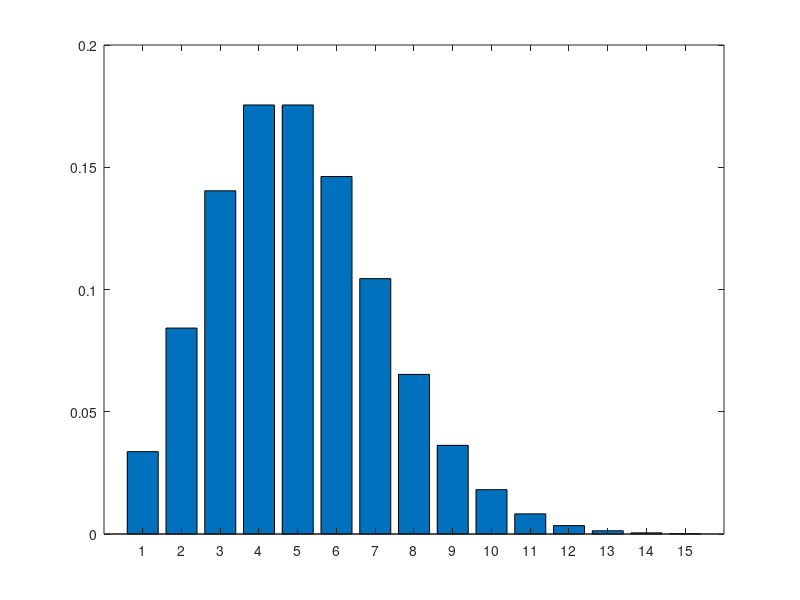
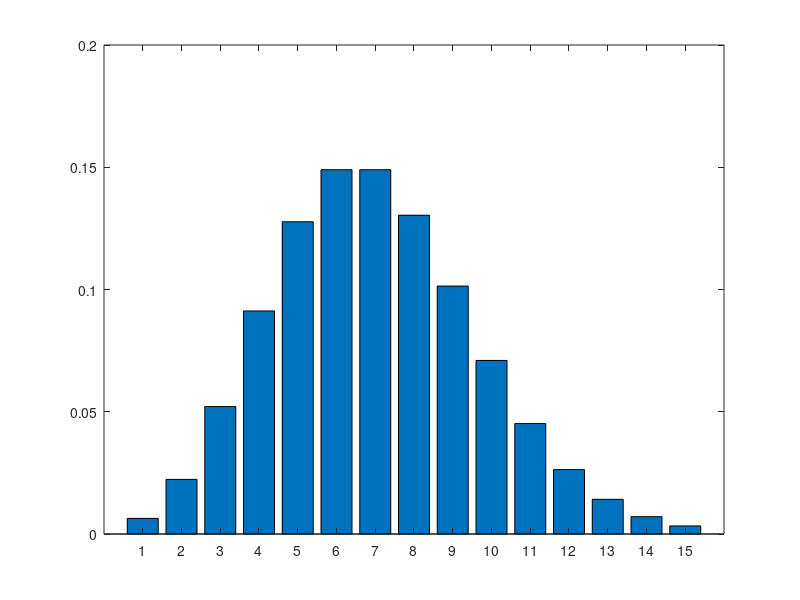

Reproduce these figures in MATLAB, in order.
% generate pmf
lambda = 5;
x = 1:15;
pmf = lambda.^x ./ factorial(x) .* exp(-lambda);
figure
bar(pmf)

% approximate infinity with a large number
% note: too large a number will require an approximation
% to lambda^x/factorial(x)
infinity = 100;
exp_value = 0;
exp_value_2 = 0;
for x = 0:infinity
    poisson = lambda^x/factorial(x)*exp(-lambda);
    exp_value   = exp_value   + x   * poisson;
    exp_value_2 = exp_value_2 + x^2 * poisson;
end
exp_value
var = exp_value_2 - exp_value^2

% generate pmf
lambda = 7;
x = 1:15;
pmf = lambda.^x ./ factorial(x) .* exp(-lambda);
figure
bar(pmf)

% approximate infinity with a large number
infinity = 100;
exp_value = 0;
exp_value_2 = 0;
for x = 0:infinity
    poisson = lambda^x/factorial(x)*exp(-lambda);
    exp_value   = exp_value   + x   * poisson;
    exp_value_2 = exp_value_2 + x^2 * poisson;
end
exp_value
var = exp_value_2 - exp_value^2

